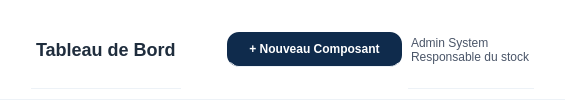
              <widget class="QFrame" name="headerBar">
               <property name="minimumSize">
                <size>
                 <width>0</width>
                 <height>60</height>
                </size>
               </property>
               <property name="styleSheet">
                <string>background-color: white; border-bottom: 1px solid #EDF2F7;</string>
               </property>
               <layout class="QHBoxLayout" name="headerLayout">
                <item>
                 <widget class="QLabel" name="headerTitle">
                  <property name="styleSheet">
                   <string>color: #1f2d3d; font-size: 18px; font-weight: 700; margin-left: 20px;</string>
                  </property>
                  <property name="text">
                   <string>Tableau de Bord</string>
                  </property>
                 </widget>
                </item>
                <item>
                 <spacer name="horizontalSpacer_header">
                  <property name="orientation">
                   <enum>Qt::Orientation::Horizontal</enum>
                  </property>
                  <property name="sizeHint" stdset="0">
                   <size>
                    <width>40</width>
                    <height>20</height>
                   </size>
                  </property>
                 </spacer>
                </item>
                <item>
                 <widget class="QPushButton" name="btnNew">
                  <property name="styleSheet">
                   <string>background-color: #0f2b4c; color: white; padding: 10px 22px; border-radius: 12px; font-weight: bold;</string>
                  </property>
                  <property name="text">
                   <string>+ Nouveau Composant</string>
                  </property>
                 </widget>
                </item>
                <item>
                 <widget class="QLabel" name="user">
                  <property name="styleSheet">
                   <string>color: #4A5568; font-size: 12px; margin-right: 20px;</string>
                  </property>
                  <property name="text">
                   <string>Admin System
Responsable du stock</string>
                  </property>
                 </widget>
                </item>
               </layout>
              </widget>
